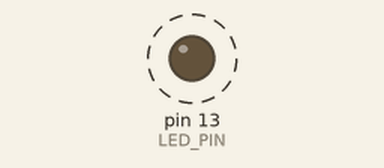
Simulated run of this sketch. Board: Arduino Uno, built with avr-gcc and run on an emulated ATmega328P. On the bench: output pins drawn as LEDs (lit = HIGH). Dashed ring = blinking.

Above: at 0.5 s.
Timing chart, 0 to 4.6 s (numbered marks = the images above):
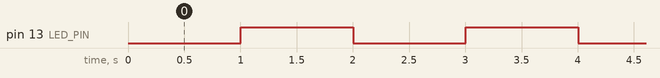

The sketch:

blink_correct.ino
```cpp
/* Blink without Delay
compilation
 */
const int8_t LED_PIN = 13; // 13 pin used to blink with a LED

uint32_t prevMillis = 0;
uint32_t period = 1000; // elapsed time - blinking period in milliseconds
uint32_t currMillis;

void setup() {
    pinMode(LED_PIN, OUTPUT); // setup the pin mode for the LED
}

void loop() {
    currMillis = millis();
    if (currMillis - prevMillis > period) {
        prevMillis = currMillis; // save the new value for start Time
        digitalWrite(LED_PIN, ! digitalRead(LED_PIN)); // change the LED state
    }
    // execute something useful without delay

}
```

Measured:
- by itself, pin 13 (LED_PIN): alternates HIGH for 1.0 s and LOW for 1.0 s
